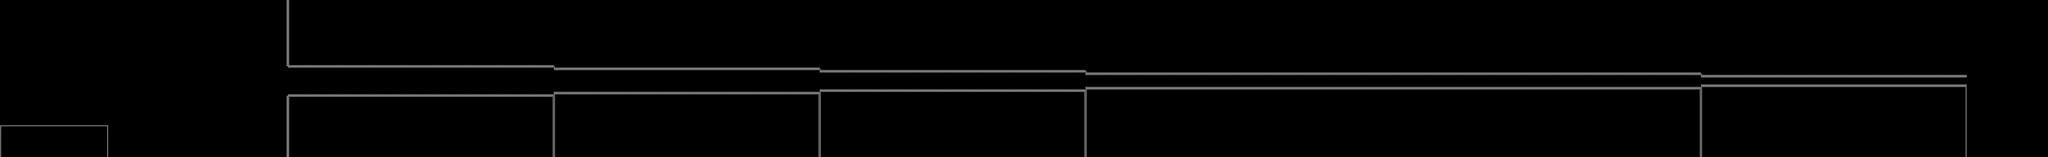

The image is a tile-based game level rendered from a .tmx file. Its description and source (layers, tilesets, objects; grid data summarised) follow:
An orthogonal 832x64 tile map with 16x16 px tiles, 1 tile layer (tiles) and 46 objects.

<map version="1.4" tiledversion="1.4.1" orientation="orthogonal" renderorder="right-down" width="832" height="64" tilewidth="16" tileheight="16" infinite="0" nextlayerid="8" nextobjectid="135">
 <tileset firstgid="1" name="tiles" tilewidth="16" tileheight="16" tilecount="16" columns="4">
  <image source="../../images/tilesets/tiles.png" width="64" height="64" />
 </tileset>
 <objectgroup id="2" name="sw-triangles">
  <object id="1" x="32" y="608" width="32" height="208" />
  <object id="2" x="32" y="624" width="48" height="192" />
  <object id="3" x="32" y="640" width="64" height="176" />
  <object id="4" x="32" y="656" width="80" height="160" />
  <object id="5" x="32" y="672" width="96" height="144" />
  <object id="6" x="32" y="688" width="112" height="128" />
  <object id="7" x="32" y="704" width="130" height="112" />
  <object id="8" x="32" y="720" width="148" height="96" />
  <object id="9" x="32" y="736" width="160" height="80" />
  <object id="10" x="32" y="752" width="176" height="64" />
  <object id="11" x="32" y="768" width="208" height="48" />
  <object id="12" x="32" y="784" width="260" height="32" />
  <object id="13" x="32" y="800" width="320" height="16" />
  <object id="18" x="32" y="32" width="12" height="782.667" />
  <object id="37" x="32" y="240" width="24" height="578.047" />
 </objectgroup>
 <objectgroup id="3" name="squares">
  <object id="14" x="32" y="815.788" width="672" height="16" />
  <object id="26" x="0" y="32" width="32" height="800" />
  <object id="80" x="1872" y="624" width="19.5455" height="432" />
  <object id="88" x="5328" y="447" width="1728" height="16" />
  <object id="107" x="11056" y="560" width="1727" height="16" />
  <object id="111" x="11056" y="480" width="1727" height="16" />
  <object id="112" x="7056" y="576" width="4000" height="16" />
  <object id="114" x="5328" y="592" width="1726" height="16" />
  <object id="116" x="7056" y="464" width="4000" height="16" />
  <object id="117" x="3600" y="608" width="1726" height="16" />
  <object id="118" x="1872" y="624" width="1726" height="16" />
  <object id="120" x="3600" y="432" width="1728" height="16" />
  <object id="121" x="1872" y="416" width="1728" height="16" />
  <object id="132" x="1872" y="0" width="16" height="432" />
 </objectgroup>
 <objectgroup id="6" name="end">
  <object id="35" x="12784" y="496" width="16" height="64" />
 </objectgroup>
 <objectgroup id="4" name="se-triangles">
  <object id="19" x="631" y="756" width="73" height="60" />
  <object id="20" x="576" y="768" width="128" height="48" />
  <object id="21" x="498" y="784" width="205.333" height="32" />
  <object id="22" x="432" y="800" width="272" height="16" />
 </objectgroup>
 <objectgroup id="7" name="spikes">
  <object id="78" x="1860" y="0" width="12" height="432" />
  <object id="110" x="11056" y="548" width="1728" height="12" />
  <object id="122" x="11056" y="496" width="1728" height="12" />
  <object id="123" x="7056" y="480" width="4000" height="12" />
  <object id="124" x="7056" y="564" width="4000" height="12" />
  <object id="125" x="5328" y="464" width="1728" height="12" />
  <object id="126" x="3600" y="448" width="1728" height="12" />
  <object id="127" x="1872" y="432" width="1728" height="12" />
  <object id="128" x="1873" y="612" width="1728" height="12" />
  <object id="129" x="3600" y="596" width="1728" height="12" />
  <object id="130" x="5328" y="580" width="1728" height="12" />
  <object id="131" x="1860" y="624" width="12" height="432" />
 </objectgroup>
 <layer id="5" name="tiles" width="832" height="64">
  <data>[53248 cells, 3134 non-empty, 11 distinct tile ids]</data>
 </layer>
</map>
